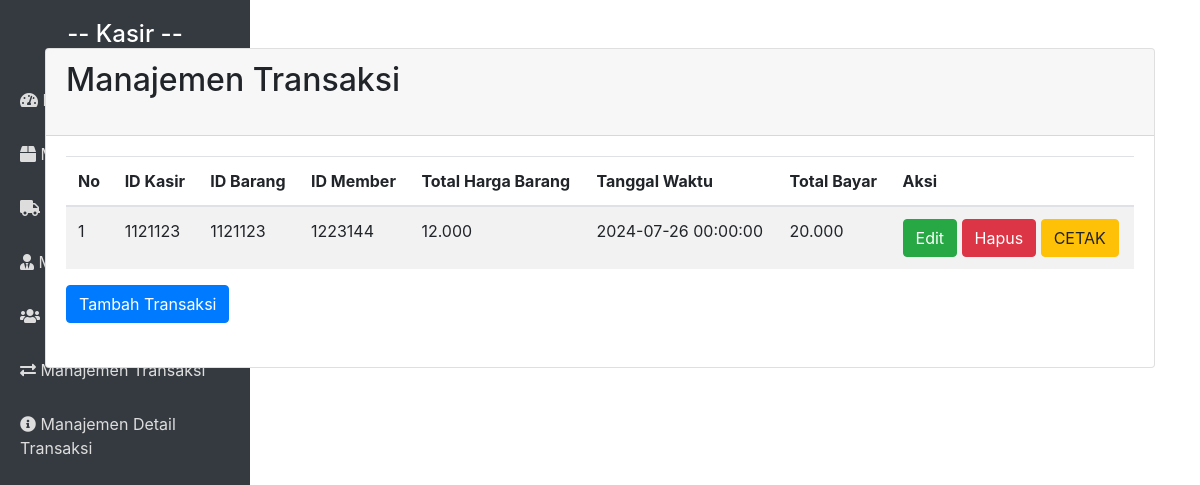
/transaksi/view.php, run on the app's committed database.
### tables this page shows
CREATE TABLE `transaksi` (
  `id_transaksi` int NOT NULL,
  `id_kasir` int NOT NULL,
  `id_barang` int NOT NULL,
  `id_member` int NOT NULL,
  `ttl_harga_barang` text NOT NULL,
  `tanggal_waktu` datetime NOT NULL ON UPDATE CURRENT_TIMESTAMP,
  `total_bayar` text NOT NULL
);

### transaksi/view.php (the view, shortened to what this page needs)
<?php include '../koneksi.php'; ?>
<?php include '../layout/header.php'; ?>
<?php include '../layout/sidebar.php'; ?>
<!DOCTYPE html>
<html lang="en">
<head>
    <link rel="stylesheet" href="https://maxcdn.bootstrapcdn.com/bootstrap/4.5.2/css/bootstrap.min.css">
</head>
<body>
    <div class="container mt-5">
        <div class="card">
            <div class="card-header">
                <h2 class="mb-4">Manajemen Transaksi</h2>
            </div>
            <div class="card-body">
                <table class="table table-striped">
                    <thead>
                        <tr>
                            <th>No</th>
                            <th>ID Kasir</th>
                            <th>ID Barang</th>
                            <th>ID Member</th>
                            <th>Total Harga Barang</th>
                            <th>Tanggal Waktu</th>
                            <th>Total Bayar</th>
                            <th>Aksi</th>
                        </tr>
                    </thead>
                    <tbody>
                        <?php
                        $sql = "SELECT * FROM transaksi";
                        $result = $conn->query($sql);
                        $no = 1;
                        while ($row = $result->fetch_assoc()):
                        ?>
                        <tr>
                            <td><?php echo $no++ ?></td>
                            <td><?php echo $row['id_kasir']; ?></td>
                            <td><?php echo $row['id_barang']; ?></td>
                            <td><?php echo $row['id_member']; ?></td>
                            <td><?php echo $row['ttl_harga_barang']; ?></td>
                            <td><?php echo $row['tanggal_waktu']; ?></td>
                            <td><?php echo $row['total_bayar']; ?></td>
                            <td>
                                <a href="edit.php?edit=<?php echo $row['id_transaksi']; ?>" class="btn btn-success">Edit</a>
                                <a href="delete.php?delete=<?php echo $row['id_transaksi']; ?>" class="btn btn-danger">Hapus</a>
                                <a href="cetak.php" target="_blank" class="btn btn-warning">CETAK</a>
                            </td>
                        </tr>
                        <?php endwhile; ?>
                    </tbody>
                </table>
                <a href="add.php" class="btn
                 btn-primary mb-4">Tambah Transaksi</a>
            </div>
        </div>
    </div>
<?php include '../layout/footer.php'; ?>

### layout/header.php (style rules this page uses)
body { margin: 0; font-family: Arial, sans-serif; background-color: #f4f7f6; color: #333; }

### data on the page
transaksi: id_kasir "1121123", id_barang "1121123", id_member "1223144", ttl_harga_barang "12.000", tanggal_waktu "2024-07-26 00:00:00", total_bayar "20.000"
